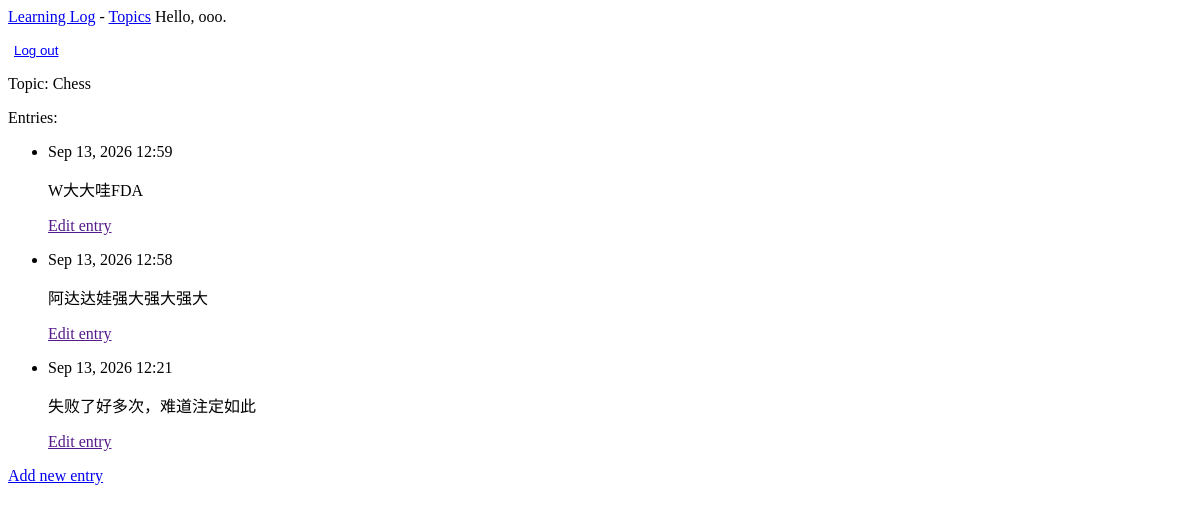
Page /topics/1/ (signed in) on the earlier database version.
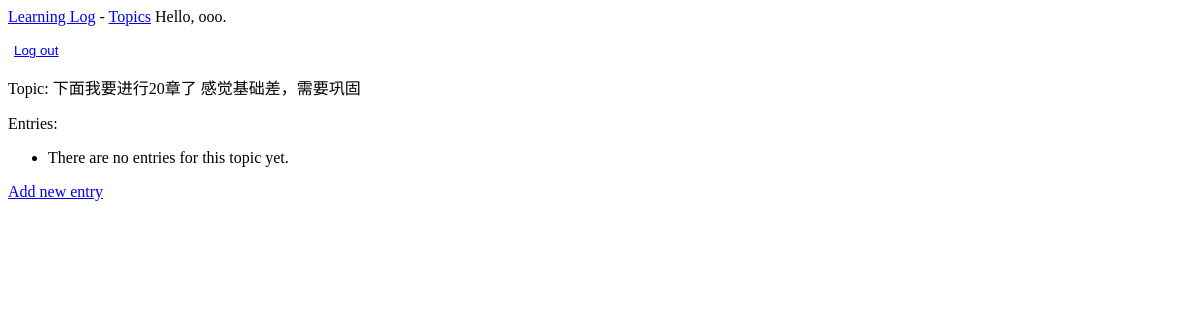
Same page on the later database version.
### learning_logs/models.py (models this page shows, shortened)
class Topic(models.Model):
    text = models.CharField(max_length=200)
    date_added = models.DateTimeField(auto_now_add=True)
    owner = models.ForeignKey(User, on_delete=models.CASCADE)

class Entry(models.Model):
    topic = models.ForeignKey(Topic, on_delete=models.CASCADE)
    text = models.TextField()
    date_added = models.DateTimeField(auto_now_add=True)

### learning_logs/views.py (the view)
# urls.py: path('topics/<int:topic_id>/', views.topic, name='topic'),
@login_required
def topic(request, topic_id):
    topic = Topic.objects.get(id=topic_id)
    entries = topic.entry_set.order_by('-date_added')
    context = {'topic': topic, 'entries': entries}
    return render(request, 'learning_logs/topic.html', context)

### learning_logs/templates/learning_logs/topic.html
{% extends 'learning_logs/base.html' %}
{% block content %}
  <p>Topic: {{ topic.text }}</p>
  <p>Entries:</p>
  <ul>
    {% for entry in entries %}
      <li>
        <p>{{ entry.date_added|date:'M d, Y H:i' }}</p>
        <p>{{ entry.text|linebreaks }}</p>
        <p><a href=""{% url 'learning_logs:edit_entry' entry.id %}">Edit entry</a></p>
      </li>
    {% empty %}
      <li>There are no entries for this topic yet.</li>
    {% endfor %}
  </ul>
   <a href="{% url 'learning_logs:new_entry' topic.id %}">Add new entry</a>
{% endblock content %}

### learning_logs/templates/learning_logs/base.html (shortened to what this page needs)
<p>
    <a href="{% url 'learning_logs:index' %}">Learning Log</a> -
    <a href="{% url 'learning_logs:topics' %}">Topics</a>
    {% if user.is_authenticated %}
      Hello, {{ user.username }}.
    <form action="{% url 'users:logout' %}" method="post" style="display: inline;">
    <button type="submit" style="background:none; border:none; color:blue; text-decoration:underline; cursor:pointer;">Log out</button>
</form>
    {% else %}
      <a href="{% url 'users:login' %}">Log in</a>
      <a href="{% url 'users:register' %}">Register</a>
    {% endif %}
</p>
{% block content %}{% endblock content %}

Differences in the rows shown:
removed Entry: date_added "Sep 13, 2026 12:59", text "W大大哇FDA"
removed Entry: date_added "Sep 13, 2026 12:58", text "阿达达娃强大强大强大"
removed Entry: date_added "Sep 13, 2026 12:21", text "失败了好多次，难道注定如此"
changed Topic: text "Chess" → "下面我要进行20章了 感觉基础差，需要巩固"
Other differences:
text now shown: "There are no entries for this topic yet."
